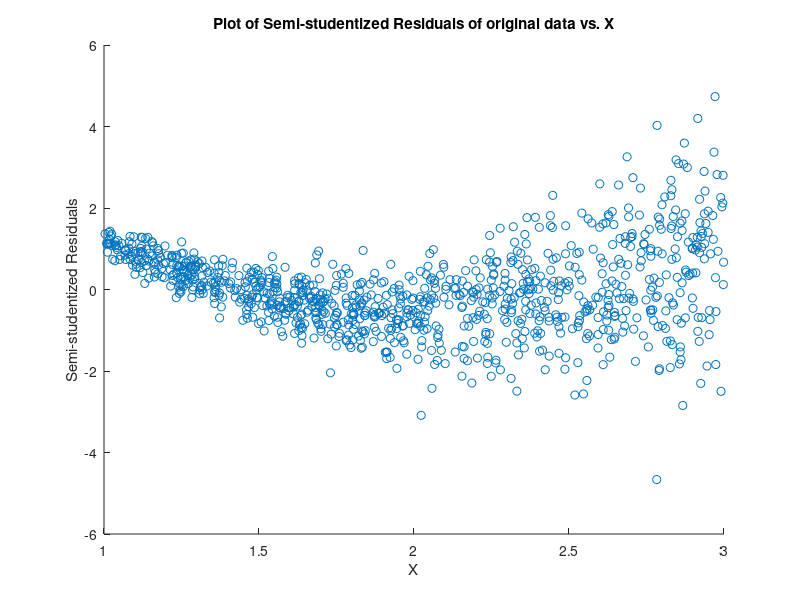
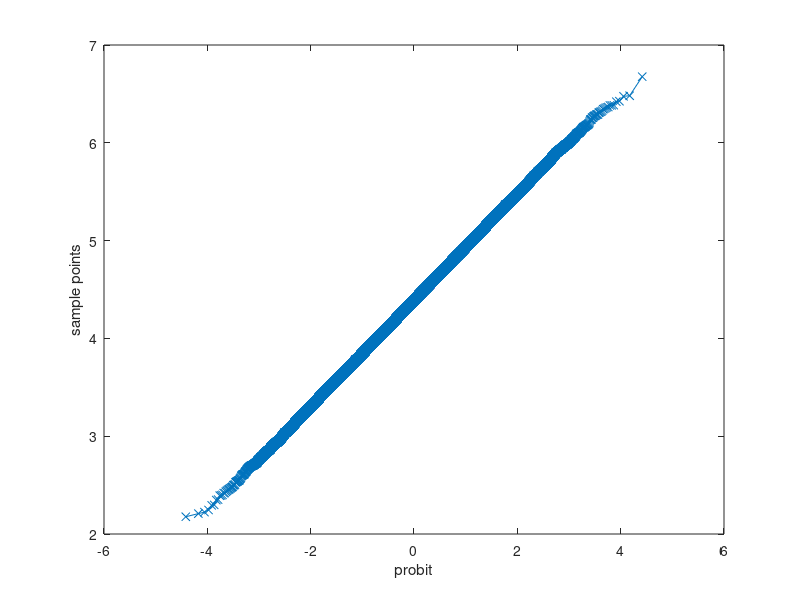
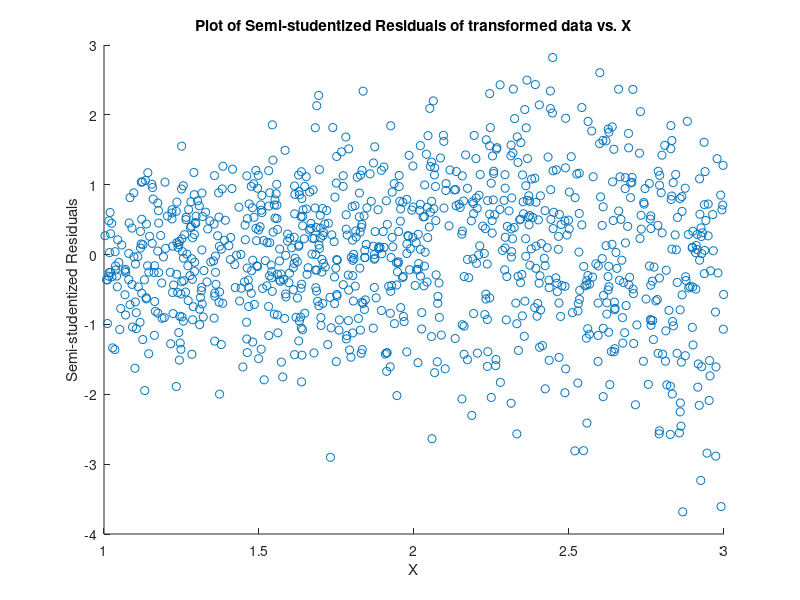
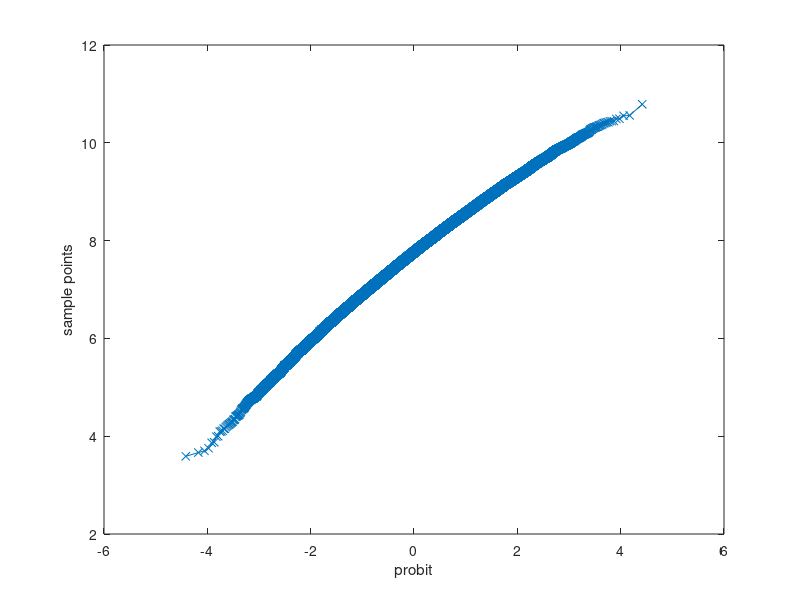

MATLAB code for these plots, in order:
% original model non-linear and heteroscedastic
clear all;
clc;

n = 1000;
alpha = 0.05;   % level of significance
X_1 = ones(n,1);
X_2 = 1+2*rand(n,1);
X = [X_1, X_2];

% transformation on X
% X_3 = (X_2.^2).*log(X_2.^2);
% X_t = [X_1, X_2_sq, X_3];

beta0 = 1;
beta1 = 2;

% normal error with variance not constant over the runs
% var = 0.1*abs(sin(0 + 2*pi*X_2));
var = 0.1*exp(X_2);
er = normrnd(0, var, n, 1);

% original model
Y = beta0 + beta1*(X_2.^2) + er;

% regression on original data
[b,bint,r,rint,stats] = regress(Y,X);
Y_cap = b(1) + b(2)*(X_2);

% residual plot to check deviation from linearity & homoscedasticity and to detect the presence of outliers
rs = r/(sqrt(stats(4)));    % semi-studentized residuals
figure, scatter(X_2, rs);
title ('Plot of Semi-studentized Residuals of original data vs. X');
xlabel('X');
ylabel('Semi-studentized Residuals');

% Lack of fit test on original model
m1 = 10;
y = n+1;
er_lf = zeros(m1, (y-1));
Y_lf = zeros(m1, (y-1));
Ymean_lf = zeros(1,(y-1));
YSSPE_lf = zeros(m1, (y-1));
YSSE_lf = zeros(m1, (y-1));
for j = 1:(y-1)
    for i = 1:m1
        er_lf(i,j) = normrnd(0,var(j));
        Y_lf(i,j) = beta0 + beta1*(X_2(j)) + er_lf(i,j);
    end
    Ymean_lf(j) = mean(Y_lf(:,j));
    for i = 1:m1
        YSSPE_lf(i,j) = (Y_lf(i,j)-Ymean_lf(j))^2;
        YSSE_lf(i,j) = (Y_lf(i,j)-(Y_cap(j)))^2;
    end
end
SSPE = sum(sum(YSSPE_lf));
SSE = sum(sum(YSSE_lf));
SSLF = SSE - SSPE;
MSLF = SSLF/((y-1)-2);
MSPE = SSPE/((m1*(y-1))-(y-1));
F_star = MSLF/MSPE;
F = finv((1-alpha),((y-1)-2),((m1*(y-1))-(y-1)));
if F_star > F
    disp('Regression Function is not linear for original model');
else disp('Regression Function is linear for original model');
end

% Outlier Analysis: Removing the outliers beyond 3 standard deviations 
k = 0;
for i = 1:n
    if (abs(rs(i))>3)
        k = [i,k];
    end
end

s = length(k);
km = zeros(1, s-1);
for i = 1:s-1
    km(i) = k(i);
end

X_2_temp1 = X_2;
var_temp1 = var;
er_temp1 = er;
Y_lf_temp1 = Y_lf;
for i=1:n
    for j=1:s-1
        if (km(j)==i)
            X_2_temp1(i) = 0;
            var_temp1(i) = 0;
            er_temp1(i) = 0;
            Y_lf_temp1(:,i) = zeros(m1,1);
        end
    end
end

X_2_temp2 = 0;
var_temp2 = 0;
er_temp2 = 0;
Y_lf_temp2 = zeros(m1,1);
for p=1:n
    if (X_2_temp1(p)~=0)
        X_2_temp2 = [X_2_temp1(p);X_2_temp2];
    end
    if (var_temp1(p)~=0)
        var_temp2 = [var_temp1(p);var_temp2];
    end
    if (er_temp1(p)~=0)
        er_temp2 = [er_temp1(p);er_temp2];
    end
    if (Y_lf_temp1(:,p)~=zeros(m1,1))
        Y_lf_temp2 = [Y_lf_temp1(:,p),Y_lf_temp2];
    end
end

y = length(X_2_temp2);  % = n-s+2
X_2_m = zeros((n-s+1),1);
var_m = zeros((n-s+1),1);
er_m = zeros((n-s+1),1);
Y_lf_m = zeros(m1,(n-s+1));
for i = 1:y-1
    X_2_m(i) = X_2_temp2(i);
    var_m(i) = var_temp2(i);
    er_m(i) = er_temp2(i);
    Y_lf_m(:,i) = Y_lf_temp2(:,i);
end

X_1_m = ones(y-1,1);
X_m = [X_1_m, X_2_m];

% original model modified by removing the outliers
Y_m = beta0 + beta1*(X_2_m.^2) + er_m;

% qq plot to check deviation in distribution of Y from normality
m2 = 100000;
mid = round((y-1)/2);
er_d = normrnd(0, var(mid), m2, 1);
Y_d = beta0 + beta1*(X_2(mid)) + er_d;
figure, qqplot(Y_d);

% Box-Cox transformation on modified Y
GM = geomean(Y_m);
V = @(lambda) (((Y_m.^lambda)-1)./(lambda*(GM^(lambda-1))));
V_cap = @(lambda) (X_m*(inv(X_m'*X_m))*(X_m')*V(lambda));
RSS = @(lambda) ((V(lambda)-V_cap(lambda))'*(V(lambda)-V_cap(lambda)));
lambda_max = fminbnd(RSS, -100, 100);
W = V(lambda_max);  % transformed Y
W_d = (((Y_d.^lambda_max)-1)./(lambda_max*(GM^(lambda_max-1))));
W_lf = (((Y_lf_m.^lambda_max)-1)./(lambda_max*(GM^(lambda_max-1))));

% regression on transformed data
[b_t,bint_t,r_t,rint_t,stats_t] = regress(W,X_m);
W_cap = b_t(1) + b_t(2)*(X_2_m);
rs_t = r_t/(sqrt(stats_t(4)));

% residual plot after transformation to check deviation from linearity & homoscedasticity and to detect the presence of outliers
figure, scatter(X_2_m, rs_t);
title ('Plot of Semi-studentized Residuals of transformed data vs. X');
xlabel('X');
ylabel('Semi-studentized Residuals');

% qq plot to check distribution of Y after transformation
figure, qqplot(W_d);

% Lack of fit test after transformation
Wmean_lf = zeros(1,(y-1));
WSSPE_lf = zeros(m1, (y-1));
WSSE_lf = zeros(m1, (y-1));
for j = 1:(y-1)
    Wmean_lf(j) = mean(W_lf(:,j));
    for i = 1:m1
        WSSPE_lf(i,j) = (W_lf(i,j)-Wmean_lf(j))^2;
        WSSE_lf(i,j) = (W_lf(i,j)-(W_cap(j)))^2;
    end
end
SSPE_t = sum(sum(WSSPE_lf));
SSE_t = sum(sum(WSSE_lf));
SSLF_t = SSE_t - SSPE_t;
MSLF_t = SSLF_t/((y-1)-2);
MSPE_t = SSPE_t/((m1*(y-1))-(y-1));
F_star_t = MSLF_t/MSPE_t;
F_t = finv((1-alpha),((y-1)-2),((m1*(y-1))-(y-1)));
if F_star_t > F_t
    disp('Regression Function is not linear after transformation');
else disp('Regression Function is linear after transformation');
end